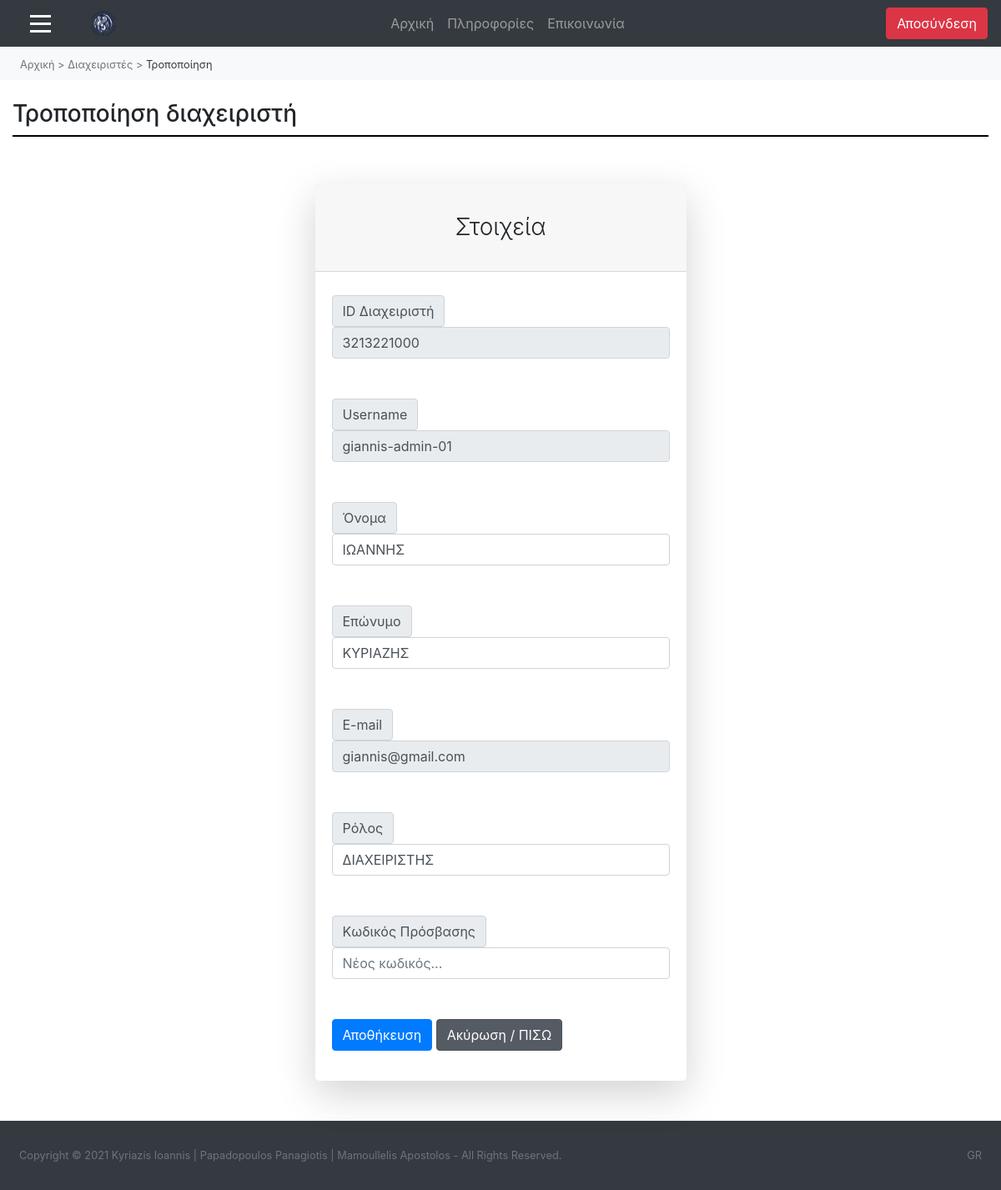
/ergasia-theorias/diaxeiristis-diaxeiristes-tropopoiisi.php?id_diaxeiristi=3213221000 (signed in), run on the app's committed database.
### tables this page shows
CREATE TABLE `omadaxrhsth_me_diaxeiristi` (
  `id_diaxeiristi` varchar(10) NOT NULL,
  `username` varchar(50) NOT NULL
);

CREATE TABLE `diaxeiristis` (
  `id_diaxeiristi` varchar(10) NOT NULL,
  `email_diaxeiristi` varchar(50) NOT NULL,
  `onoma_diaxeiristi` varchar(50) NOT NULL,
  `eponimo_diaxeiristi` varchar(50) NOT NULL
);

CREATE TABLE `omadaxrhsth` (
  `username` varchar(50) NOT NULL,
  `password` varchar(255) NOT NULL,
  `onoma_omadaxrhsth` varchar(50) NOT NULL
);

### ergasia-theorias/diaxeiristis-diaxeiristes-tropopoiisi.php (the view, shortened to what this page needs)
<html>
<head>
        <link rel="stylesheet" href="style.css"/>
		<link rel="stylesheet" href="https://maxcdn.bootstrapcdn.com/bootstrap/4.5.2/css/bootstrap.min.css">
		<link rel="stylesheet" href="https://maxcdn.bootstrapcdn.com/bootstrap/4.0.0/css/bootstrap.min.css">
		<link href="https://cdn.datatables.net/1.10.20/css/dataTables.bootstrap4.min.css" rel="stylesheet" />
</head>
<?php
include "diaxeiristis-elegxos.php";
 include "syndesh-geniki.php";
$result = mysqli_query($link,"select * from diaxeiristis, omadaxrhsth, omadaxrhsth_me_diaxeiristi where diaxeiristis.id_diaxeiristi='" . $_GET['id_diaxeiristi'] . "' and omadaxrhsth.username=omadaxrhsth_me_diaxeiristi.username and diaxeiristis.id_diaxeiristi=omadaxrhsth_me_diaxeiristi.id_diaxeiristi");
$row= mysqli_fetch_array($result);
?>
<body>
<nav class="navbar navbar-expand-md bg-dark navbar-dark">
  <span class="" style="font-size:25px; cursor:pointer;" onclick="openNav()"><div class="symvolo-menu"></div>
																			<div class="symvolo-menu"></div>
																			<div class="symvolo-menu"></div></span>
  <a class="navbar-brand ml-5" href="diaxeiristis-arxiki.php">
	<img <img src="photos/foto_panepistimiou.png" width="30" height="30" alt="">
  </a>
  <div class="collapse navbar-collapse" id="collapse_target">
  <ul class="navbar-nav text-center w-100 justify-content-center">
    <li class="nav-item">
      <a class="nav-link" href="diaxeiristis-arxiki.php">Αρχική</a>
    </li>
	<li class="nav-item">
      <a class="nav-link" href="diaxeiristis-plirofories.php">Πληροφορίες</a>
    </li>
	<li class="nav-item">
      <a class="nav-link" href="diaxeiristis-epikoinonia.php">Επικοινωνία</a>
    </li>
  </ul>
  <ul class="nav navbar-nav ml-auto">
      <a href="logout.php" class="btn btn-danger mx-auto">
          <span class="glyphicon glyphicon-log-out"></span> Αποσύνδεση
		</a>
    </ul>
	</div>
</nav>
<nav class="nav text-dark bg-light py-2" name="navigation-menu">
	<ul class="nav pl-4">
		<li class="nav-item">
			<a href="diaxeiristis-arxiki.php" class="text-muted text-decoration-none small">Αρχική</a>
		</li>
		<li class="nav-item">
			<a class="text-muted text-decoration-none small">&nbsp;>&nbsp;</a>
		</li>
		<li class="nav-item">
			<a href="diaxeiristis-diaxeiristes.php" class="text-muted text-decoration-none small">Διαχειριστές</a>
		</li>
		<li class="nav-item">
			<a class="text-muted text-decoration-none small">&nbsp;>&nbsp;</a>
		</li>
		<li class="nav-item active">
			<a class="text-dark text-decoration-none small">Τροποποίηση</a>
		</li>
	</ul>
</nav>
<body>
<div class="container-fluid">
	<h3 class="mt-4">Τροποποίηση διαχειριστή</h3>
	<div class="grammikatoapotitlo"></div>
	<div class="container">
            <div class="row justify-content-center">
                <div class="col-lg-5">
                    <div class="card shadow-lg border-0 rounded-lg mt-5">
                        <div class="card-header"><h3 class="text-center font-weight-light my-4">Στοιχεία</h3></div>
                            <div class="card-body">
							<form name="frmUser" method="post" action="">
                                    <div class="input-group-prepend mt-2"><span class="input-group-text">ID Διαχειριστή</span></div>
									<input type="text" name="id_diaxeiristi" class="form-control" value="<?php echo $row['id_diaxeiristi']; ?>" disabled>
									<div class="input-group-prepend mt-5"><span class="input-group-text">Username</span></div>
                                    <input type="text" name="username" class="form-control" value="<?php echo $row['username']; ?>" disabled>
                                    <div class="input-group-prepend mt-5"><span class="input-group-text">Όνομα</span></div>
                                    <input type="text" name="onoma_diaxeiristi" class="form-control" value="<?php echo $row['onoma_diaxeiristi']; ?>" >
									<div class="input-group-prepend mt-5"><span class="input-group-text">Επώνυμο</span></div>
                                    <input type="text" name="eponimo_diaxeiristi" class="form-control" value="<?php echo $row['eponimo_diaxeiristi']; ?>" >
									<div class="input-group-prepend mt-5"><span class="input-group-text">E-mail</span></div>
                                    <input type="text" name="email_diaxeiristi" class="form-control" value="<?php echo $row['email_diaxeiristi']; ?>" disabled>
									<div class="input-group-prepend mt-5"><span class="input-group-text">Ρόλος</span></div>
                                    <input type="text" name="onoma_omadaxrhsth" class="form-control" value="<?php echo $row['onoma_omadaxrhsth']; ?>" >
									<div class="input-group-prepend mt-5"><span class="input-group-text">Κωδικός Πρόσβασης</span></div>
                                    <input type="text" name="password" class="form-control" placeholder="Νέος κωδικός..." >
									<div class="form-group mt-5">
            <button type="submit" name="submit" value="Submit" class="btn btn-primary">Αποθήκευση</button>
			<a href="diaxeiristis-diaxeiristes.php" class="btn btn-secondary active" role="button" aria-pressed="true">Ακύρωση / ΠΙΣΩ</a>
        </div>
                            </form>
                        </div>
                        </div>
                </div>
            </div>
        </div>
</div>
<footer class="py-4 bg-dark mt-auto">
    <div class="container-fluid">
        <div class="d-flex small">
            <div class="text-muted p-2">Copyright © 2021 Kyriazis Ioannis | Papadopoulos Panagiotis | Mamoullelis Apostolos - All Rights Reserved.</div>
            <div class="text-muted ml-auto p-2">GR</div>
    </div>
</footer>
</body>
</html>

### ergasia-theorias/style.css (style rules this page uses)
.grammikatoapotitlo { display: block; margin-top: 0.5em; margin-bottom: 0.5em; margin-left: 0px; border-style: inset; border-width: 1px; border: 1px solid #000000; }
.symvolo-menu { width: 25px; height: 3px; background-color: white; margin: 6px 0; margin-left: 20px; }

### ergasia-theorias/diaxeiristis-diaxeiristes-tropopoiisi.php (style rules this page uses)
.symvolo-menu { width: 25px; height: 3px; background-color: white; margin: 6px 0; margin-left: 20px; }

### data on the page
omadaxrhsth_me_diaxeiristi: id_diaxeiristi "3213221000", username "giannis-admin-01", onoma_diaxeiristi "ΙΩΑΝΝΗΣ", eponimo_diaxeiristi "ΚΥΡΙΑΖΗΣ", email_diaxeiristi "giannis@gmail.com", onoma_omadaxrhsth "ΔΙΑΧΕΙΡΙΣΤΗΣ"
